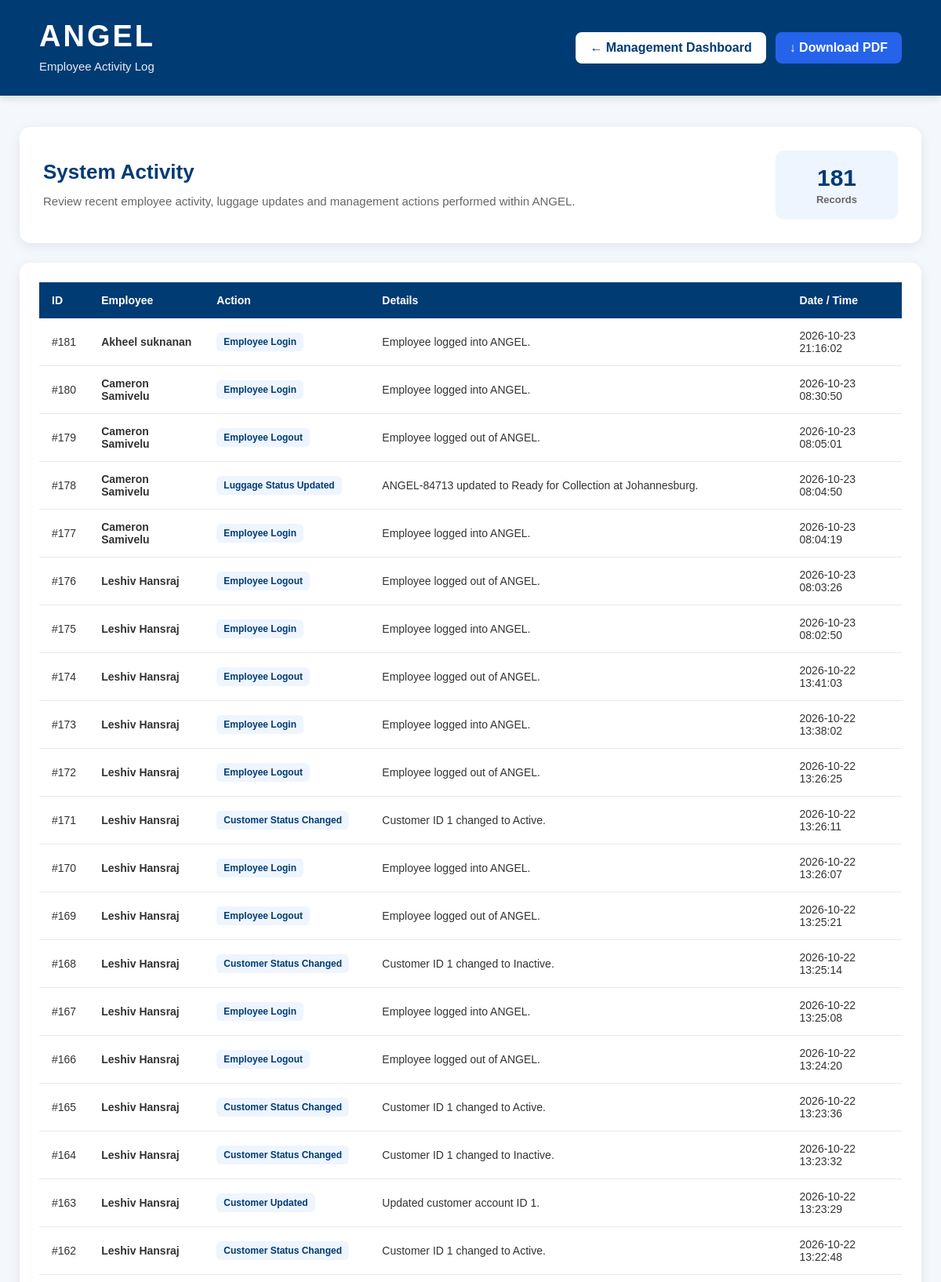
The app's page /activity-log (signed in, upper part) with its own data.
### tables this page shows
CREATE TABLE activity_log (

            id INTEGER PRIMARY KEY AUTOINCREMENT,

            employee_id INTEGER,

            employee_name TEXT,

            action TEXT NOT NULL,

            details TEXT,

            timestamp DATETIME DEFAULT CURRENT_TIMESTAMP

        );

### app.py (the view)
@app.route("/activity-log")
def activity_log():
    if "employee_id" not in session:
        return redirect(url_for("employee_login"))
    if session.get("employee_role") not in ["Supervisor", "Admin"]:
        return redirect(url_for("employee_dashboard"))
    connection = get_db()
    activities = connection.execute("""
        SELECT id, employee_name, action, details, timestamp
        FROM activity_log
        ORDER BY id DESC
        LIMIT 200
    """).fetchall()
    connection.close()
    return render_template("activity_log.html", activities=activities)

### app.py (called while the page is built)
def get_db():
    connection = sqlite3.connect(DATABASE)
    connection.row_factory = sqlite3.Row
    return connection

### templates/activity_log.html (shortened to what this page needs)
<!DOCTYPE html>
<html lang="en">
<head>
    <link rel="stylesheet"
          href="{{ url_for('static', filename='css/style.css') }}">
</head>
<body>
    <div class="activity-log-page">
        <header class="activity-log-header">
            <div>
                <h1>ANGEL</h1>
                <p>Employee Activity Log</p>
            </div>
            <div class="activity-log-header-actions">
                <a href="{{ url_for('management') }}"
                   class="activity-log-back-button">
                    ← Management Dashboard
                </a>
                <a href="{{ url_for('activity_log_pdf') }}"
                   class="activity-log-pdf-button">
                    ↓ Download PDF
                </a>
            </div>
        </header>
        <main class="activity-log-content">
            <section class="activity-log-info-card">
                <div>
                    <h2>System Activity</h2>
                    <p>
                        Review recent employee activity,
                        luggage updates and management actions
                        performed within ANGEL.
                    </p>
                </div>
                <div class="activity-log-count">
                    <strong>
                        {{ activities|length }}
                    </strong>
                    <span>
                        Records
                    </span>
                </div>
            </section>
            <section class="activity-log-table-card">
                {% if activities %}
                <div class="activity-log-table-wrapper">
                    <table class="activity-log-table">
                        <thead>
                            <tr>
                                <th>
                                    ID
                                </th>
                                <th>
                                    Employee
                                </th>
                                <th>
                                    Action
                                </th>
                                <th>
                                    Details
                                </th>
                                <th>
                                    Date / Time
                                </th>
                            </tr>
                        </thead>
                        <tbody>
                            {% for activity in activities %}
                            <tr>
                                <td>
                                    #{{ activity["id"] }}
                                </td>
                                <td>
                                    <strong>
                                        {{ activity["employee_name"] or "Unknown" }}
                                    </strong>
                                </td>
                                <td>
                                    <span class="activity-action">
                                        {{ activity["action"] }}
                                    </span>
                                </td>
                                <td>
                                    {{ activity["details"] or "-" }}
                                </td>
                                <td>
                                    {{ activity["timestamp"] }}
                                </td>
                            </tr>
                            {% endfor %}
                        </tbody>
                    </table>
                </div>
                {% endif %}
            </section>
        </main>
    </div>
</body>
</html>

### static/css/style.css (style rules this page uses)
body { margin:0; padding:0; font-family:Arial, Helvetica, sans-serif; background:#eef5fb; color:#1b1b1b; }
h1 { font-family: 'Poppins', sans-serif; font-size: 72px; font-weight: 800; letter-spacing: 6px; color: #0a3d78; margin-bottom: 20px; }
h2 { text-align:center; color:#005b96; }
p { text-align:center; width:70%; margin:auto; font-size:20px; line-height:1.6; }
.activity-log-page { min-height: 100vh; background: #f4f7fb; color: #1f2937; }
.activity-log-header { background: #003b73; color: white; padding: 25px 50px; display: flex; align-items: center; justify-content: space-between; box-shadow: 0 3px 10px rgba(0, 0, 0, 0.12); }
.activity-log-header h1 { margin: 0; color: white; font-size: 38px; font-weight: 800; letter-spacing: 3px; }
.activity-log-header p { margin: 5px 0 0; color: white; opacity: 0.9; font-size: 15px; text-align: left; width: auto; }
.activity-log-header-actions { display: flex; align-items: center; gap: 12px; }
.activity-log-back-button, .activity-log-pdf-button { display: inline-block; padding: 11px 18px; border-radius: 8px; text-decoration: none; font-weight: 600; transition: 0.2s ease; }
.activity-log-back-button { background: white; color: #003b73; }
.activity-log-pdf-button { background: #2563eb; color: white; }
.activity-log-content { max-width: 1200px; margin: 40px auto; padding: 0 25px 60px; }
.activity-log-info-card { background: white; padding: 30px; border-radius: 14px; box-shadow: 0 4px 15px rgba(0, 0, 0, 0.08); margin-bottom: 25px; display: flex; align-items: center; justify-content: space-between; gap: 30px; }
.activity-log-info-card h2 { margin: 0 0 10px; color: #003b73; font-size: 26px; text-align: left; }
.activity-log-info-card p { width: auto; margin: 0; color: #666; font-size: 15px; line-height: 1.6; text-align: left; }
.activity-log-count { min-width: 120px; padding: 18px; background: #eef5ff; border-radius: 10px; text-align: center; }
.activity-log-count strong { display: block; color: #003b73; font-size: 30px; }
.activity-log-count span { display: block; margin-top: 3px; color: #666; font-size: 13px; font-weight: 600; }
.activity-log-table-card { background: white; padding: 25px; border-radius: 14px; box-shadow: 0 4px 15px rgba(0, 0, 0, 0.08); overflow: hidden; }
.activity-log-table-wrapper { width: 100%; overflow-x: auto; }
.activity-log-table { width: 100%; border-collapse: collapse; min-width: 900px; }
.activity-log-table th { background: #003b73; color: white; text-align: left; padding: 15px 16px; font-size: 14px; font-weight: 700; }
.activity-log-table td { padding: 14px 16px; border-bottom: 1px solid #e5e9ef; color: #333; font-size: 14px; }
.activity-action { display: inline-block; padding: 5px 9px; background: #eef5ff; color: #003b73; border-radius: 6px; font-size: 12px; font-weight: 700; }

### records on screen
activity_log: id "181", employee_name "Akheel suknanan", action "Employee Login", details "Employee logged into ANGEL.", timestamp "2026-10-23 21:16:02"
activity_log: id "180", employee_name "Cameron Samivelu", action "Employee Login", details "Employee logged into ANGEL.", timestamp "2026-10-23 08:30:50"
activity_log: id "179", employee_name "Cameron Samivelu", action "Employee Logout", details "Employee logged out of ANGEL.", timestamp "2026-10-23 08:05:01"
activity_log: id "178", employee_name "Cameron Samivelu", action "Luggage Status Updated", details "ANGEL-84713 updated to Ready for Collection at Johannesburg.", timestamp "2026-10-23 08:04:50"
activity_log: id "177", employee_name "Cameron Samivelu", action "Employee Login", details "Employee logged into ANGEL.", timestamp "2026-10-23 08:04:19"
activity_log: id "176", employee_name "Leshiv Hansraj", action "Employee Logout", details "Employee logged out of ANGEL.", timestamp "2026-10-23 08:03:26"
activity_log: id "175", employee_name "Leshiv Hansraj", action "Employee Login", details "Employee logged into ANGEL.", timestamp "2026-10-23 08:02:50"
activity_log: id "174", employee_name "Leshiv Hansraj", action "Employee Logout", details "Employee logged out of ANGEL.", timestamp "2026-10-22 13:41:03"
activity_log: id "173", employee_name "Leshiv Hansraj", action "Employee Login", details "Employee logged into ANGEL.", timestamp "2026-10-22 13:38:02"
activity_log: id "172", employee_name "Leshiv Hansraj", action "Employee Logout", details "Employee logged out of ANGEL.", timestamp "2026-10-22 13:26:25"
activity_log: id "171", employee_name "Leshiv Hansraj", action "Customer Status Changed", details "Customer ID 1 changed to Active.", timestamp "2026-10-22 13:26:11"
activity_log: id "170", employee_name "Leshiv Hansraj", action "Employee Login", details "Employee logged into ANGEL.", timestamp "2026-10-22 13:26:07"
activity_log: id "169", employee_name "Leshiv Hansraj", action "Employee Logout", details "Employee logged out of ANGEL.", timestamp "2026-10-22 13:25:21"
activity_log: id "168", employee_name "Leshiv Hansraj", action "Customer Status Changed", details "Customer ID 1 changed to Inactive.", timestamp "2026-10-22 13:25:14"
activity_log: id "167", employee_name "Leshiv Hansraj", action "Employee Login", details "Employee logged into ANGEL.", timestamp "2026-10-22 13:25:08"
activity_log: id "166", employee_name "Leshiv Hansraj", action "Employee Logout", details "Employee logged out of ANGEL.", timestamp "2026-10-22 13:24:20"
activity_log: id "165", employee_name "Leshiv Hansraj", action "Customer Status Changed", details "Customer ID 1 changed to Active.", timestamp "2026-10-22 13:23:36"
activity_log: id "164", employee_name "Leshiv Hansraj", action "Customer Status Changed", details "Customer ID 1 changed to Inactive.", timestamp "2026-10-22 13:23:32"
activity_log: id "163", employee_name "Leshiv Hansraj", action "Customer Updated", details "Updated customer account ID 1.", timestamp "2026-10-22 13:23:29"
activity_log: id "162", employee_name "Leshiv Hansraj", action "Customer Status Changed", details "Customer ID 1 changed to Active.", timestamp "2026-10-22 13:22:48"

### other values on screen
{{ activities|length }} "181"
